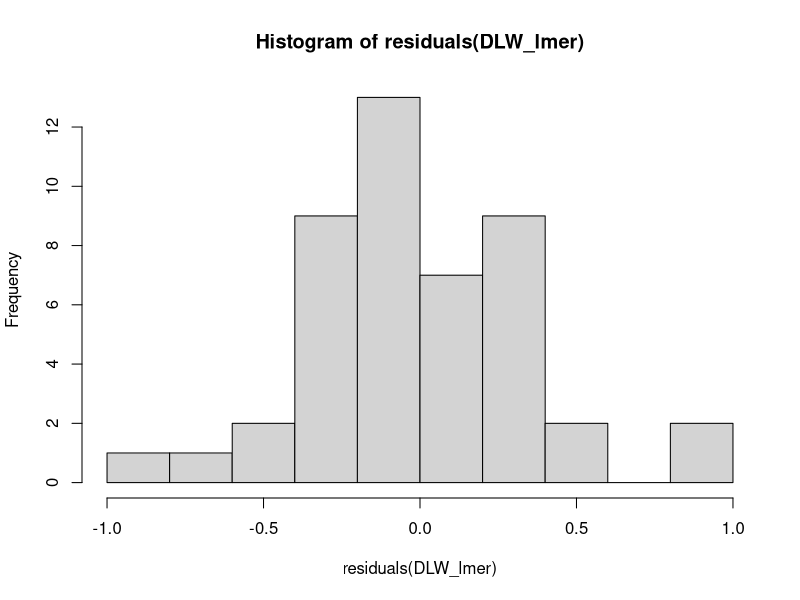
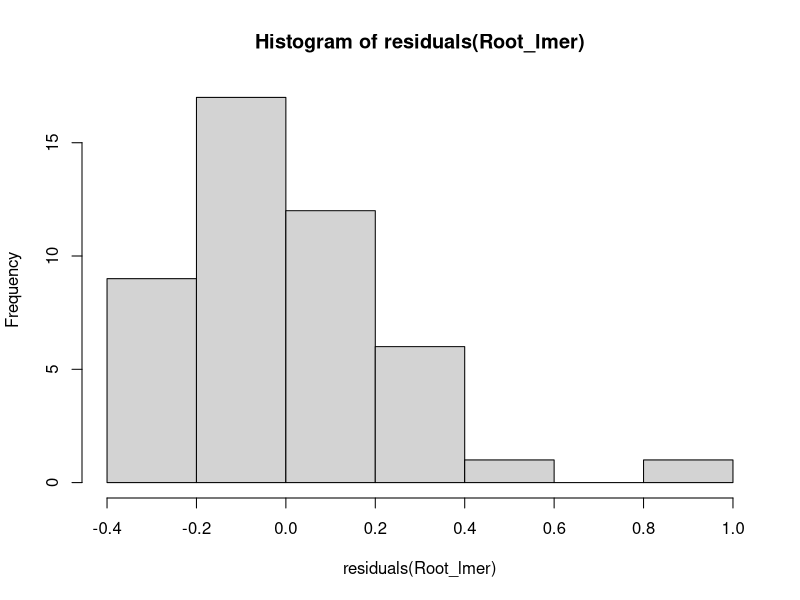
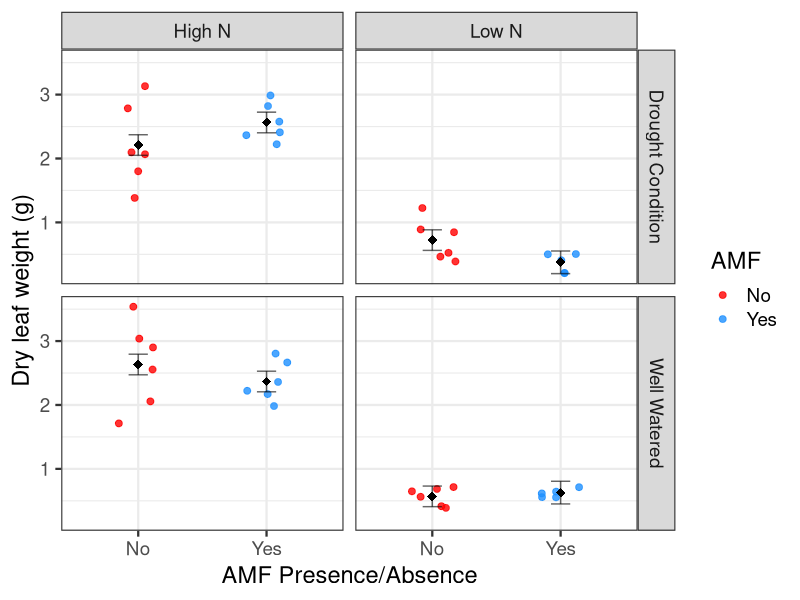

Recreate these plots in R, in order. (Note: this script raises an error after producing the figures.)

setwd("~/Documents/Experiment_I/Carbon_nitrogen_analysis")

# Loading all the packages
library(dplyr)
library(readxl)
library(tidyr)
library(car)
library(emmeans)
library(lme4)
library(ggplot2)
library(ggpubr)
library(ggsignif)


# Reading excel sheet data

Leaf_costech <- read_excel("Leaf_carbon_nitrogen.xlsx")
Stem_costech <- read_excel("Stem_carbon_nitrogen.xlsx")
Root_costech <- read_excel("Root_carbon_nitrogen.xlsx")
metadata <- read_excel("metadata.xlsx")

# Merging leaf, stem, root and metadata sheets

merge_costech <- Leaf_costech %>%
  left_join(Stem_costech, by = "Sample") %>%
  left_join(Root_costech, by = "Sample") %>%
  left_join( metadata, by = "Sample")

# Making two columns of whole plant nitrogen biomass and carbon cost to
# acquire and use nutrients

merge_costech <- merge_costech %>%
  mutate(Whole_plant_nitrogen_biomass = `Total Leaf nitrogen biomass`+ `Total Root nitrogen biomass`+ `Total stem nitrogen biomass`,
         Carbon_cost_to_acquire_nutrients = Total_root_carbon_biomass/ Whole_plant_nitrogen_biomass)

# merge_costech <- merge_costech %>% filter(Total_root_carbon_biomass < 150)

# Dry leaf weight
DLW_lmer <- lmer(`Dry Leaf weight (g)` ~ Water_treatment * Nutrient_treatment * AMF + (1|Block_ID), data = merge_costech)

Anova(DLW_lmer)
summary(DLW_lmer)
hist(residuals(DLW_lmer))
shapiro.test(residuals(DLW_lmer))

em_DLW <- as.data.frame(emmeans(DLW_lmer, ~AMF * Nutrient_treatment * Water_treatment)) 


Treatment_DLW <- ggplot(merge_costech, aes(y = `Dry Leaf weight (g)`, x = AMF , color = AMF)) + geom_jitter(width = 0.2, size = 2, alpha = 0.8)  +
  geom_point(data = em_DLW, aes(y = emmean, x = AMF), 
             shape = 18, size = 3, color = "black", inherit.aes = FALSE) +
  geom_errorbar(data = em_DLW, aes(x = AMF, y = emmean,ymin = emmean - SE, ymax = emmean + SE),  width = 0.15, color = "black", alpha = 0.6, inherit.aes = FALSE) +  
  scale_color_manual(values = c("red", "dodgerblue")) +  
  labs(x = "AMF Presence/Absence", 
       y = "Dry leaf weight (g)") +
  facet_grid(Water_treatment ~ Nutrient_treatment,  
             labeller = labeller(Water_treatment = c("Well watered" = "Well Watered", "Drought" = "Drought Condition"),Nutrient_treatment = c("Low nitrogen" = "Low N",  "High nitrogen" = "High N"))) +  theme_bw(base_size = 17)  

ggsave("Treatment_Root.jpg", width = 10, height = 7, units = "in", dpi = 600)

# Root carbon biomass

Root_lmer <- lmer(Total_root_carbon_biomass ~ Water_treatment * Nutrient_treatment * AMF + (1|Block_ID), data = merge_costech)

Anova(Root_lmer)
summary(Root_lmer)
hist(residuals(Root_lmer))
shapiro.test(residuals(Root_lmer)) 

plot(CC_lmer)

emmeans(Root_lmer, pairwise ~ Water_treatment * Nutrient_treatment, adjust = "tukey")

emmeans(Root_lmer, pairwise ~ AMF * Nutrient_treatment, adjust = "tukey")

emmeans(Root_lmer, pairwise ~ Nutrient_treatment, adjust = "tukey")
emmeans(Root_lmer, pairwise ~ AMF, adjust = "tukey")


ggplot(merge_costech, aes(y = Total_root_carbon_biomass , x = Nutrient_treatment , color = AMF))+ geom_boxplot()

#ggplot 

em_Root <- as.data.frame(emmeans(Root_lmer, ~AMF * Nutrient_treatment * Water_treatment)) 


Treatment_Root <- ggplot(merge_costech, aes(y = Total_root_carbon_biomass, x = AMF , color = AMF)) + geom_jitter(width = 0.2, size = 2, alpha = 0.8)  +
  geom_point(data = em_Root, aes(y = emmean, x = AMF), 
             shape = 18, size = 3, color = "black", inherit.aes = FALSE) +
  geom_errorbar(data = em_Root, aes(x = AMF, y = emmean,ymin = emmean - SE, ymax = emmean + SE),  width = 0.15, color = "black", alpha = 0.6, inherit.aes = FALSE) +  
  scale_color_manual(values = c("red", "dodgerblue")) +  
  labs(x = "AMF Presence/Absence", 
       y = "Total root carbon biomass (gC)") +
  facet_grid(Water_treatment ~ Nutrient_treatment,  
             labeller = labeller(Water_treatment = c("Well watered" = "Well Watered", "Drought" = "Drought Condition"),Nutrient_treatment = c("Low nitrogen" = "Low N",  "High nitrogen" = "High N"))) +  theme_bw(base_size = 17)  

ggsave("Treatment_Root.jpg", width = 10, height = 7, units = "in", dpi = 600)

# Whole plant nitrogen biomass

WPN_lmer <- lmer(Whole_plant_nitrogen_biomass ~ Water_treatment * Nutrient_treatment * AMF + (1|Block_ID), data = merge_costech)

Anova(WPN_lmer)
summary(WPN_lmer)
hist(residuals(WPN_lmer))
shapiro.test(residuals(WPN_lmer)) 

plot(WPN_lmer)

emmeans(WPN_lmer, pairwise ~ Water_treatment * Nutrient_treatment, adjust = "tukey")

emmeans(WPN_lmer, pairwise ~ AMF * Nutrient_treatment, adjust = "tukey")

emmeans(WPN_lmer, pairwise ~ Water_treatment * AMF, adjust = "tukey")

emmeans(WPN_lmer, pairwise ~ Water_treatment * Nutrient_treatment * AMF, adjust = "tukey")

emmeans(WPN_lmer, pairwise ~ Nutrient_treatment, adjust = "tukey")
emmeans(WPN_lmer, pairwise ~ AMF, adjust = "tukey")



ggplot(merge_costech, aes(y = Whole_plant_nitrogen_biomass , x = Nutrient_treatment , color = AMF))+ geom_boxplot()


#ggplot 

em_WPN <- as.data.frame(emmeans(WPN_lmer, ~AMF * Nutrient_treatment * Water_treatment)) 


Treatment_WPN <- ggplot(merge_costech, aes(y = Whole_plant_nitrogen_biomass, x = AMF , color = AMF)) + geom_jitter(width = 0.2, size = 2, alpha = 0.8)  +
  geom_point(data = em_WPN, aes(y = emmean, x = AMF), 
             shape = 18, size = 3, color = "black", inherit.aes = FALSE) +
  geom_errorbar(data = em_WPN, aes(x = AMF, y = emmean,ymin = emmean - SE, ymax = emmean + SE),  width = 0.15, color = "black", alpha = 0.6, inherit.aes = FALSE) +  
  scale_color_manual(values = c("red", "dodgerblue")) +  
  labs(x = "AMF Presence/Absence", 
       y = "Whole plant nitrogen biomass (gN)") +
  facet_grid(Water_treatment ~ Nutrient_treatment,  
             labeller = labeller(Water_treatment = c("Well watered" = "Well Watered", "Drought" = "Drought Condition"),Nutrient_treatment = c("Low nitrogen" = "Low N",  "High nitrogen" = "High N"))) +  theme_bw(base_size = 17)  

ggsave("Treatment_WPN.jpg", width = 10, height = 7, units = "in", dpi = 600)


# Model for carbon cost to acquire and use nutrients

CC_lmer <- lmer(log(Carbon_cost_to_acquire_nutrients) ~ Water_treatment * Nutrient_treatment * AMF + (1|Block_ID), data = merge_costech)

Anova(CC_lmer)
summary(CC_lmer)
hist(residuals(CC_lmer))
shapiro.test(residuals(CC_lmer)) 

plot(CC_lmer)

emmeans(CC_lmer, pairwise ~ Water_treatment * Nutrient_treatment, adjust = "tukey")

emmeans(CC_lmer, pairwise ~ AMF * Nutrient_treatment, adjust = "tukey")
emmeans(CC_lmer, pairwise ~ AMF, adjust = "tukey")

emmeans(CC_lmer, pairwise ~ Water_treatment * AMF, adjust = "tukey")

emmeans(CC_lmer, pairwise ~ Nutrient_treatment, adjust = "tukey")


pairs(emmeans(CC_lmer, ~Nutrient_treatment))

# ggplot for Carbon cost to acquire and use nutrients

CC_nutrient <- as.data.frame(emmeans(CC_lmer, ~Nutrient_treatment))

Nuplot_CC <- ggplot(merge_costech, aes(y = Carbon_cost_to_acquire_nutrients, x = Nutrient_treatment, fill = Nutrient_treatment)) + 
  geom_boxplot(alpha = 0.5)  +
  geom_point(data = CC_nutrient, aes(y = emmean, x = Nutrient_treatment), 
             shape = 18, size = 4, color = "black", inherit.aes = FALSE) +
  geom_errorbar(data = CC_nutrient, aes(x = Nutrient_treatment, ymin = emmean - SE, ymax = emmean + SE),  width = 0.15, color = "black", alpha = 0.6, inherit.aes = FALSE) +
  theme_bw() +
  theme(legend.position = "none") +
  labs (x = "Nutrient treatment",
        y = "Carbon cost to acquire and use nutrients (gC/gN)")

ggsave("Nuplot_CC.jpg", width = 10, height = 7, units = "in", dpi = 600)


# emmeans for carbon cost
em_CC <- as.data.frame(emmeans(CC_lmer, ~AMF * Nutrient_treatment * Water_treatment, type = "response")) 

# ggplot for carbon cost nutrient (with signif)

Treatment_CC <- ggplot(merge_costech, aes(y = Carbon_cost_to_acquire_nutrients, x = AMF , color = AMF)) + geom_jitter(width = 0.2, size = 2, alpha = 0.8)  +
  geom_point(data = em_CC, aes(y = response, x = AMF), 
             shape = 18, size = 3, color = "black", inherit.aes = FALSE) +
  geom_errorbar(data = em_CC, aes(x = AMF, y = response,ymin = response - SE, ymax = response + SE),  width = 0.15, color = "black", alpha = 0.6, inherit.aes = FALSE) +  
  scale_color_manual(values = c("red", "dodgerblue")) +  
  labs(x = "AMF Presence/Absence", 
       y = "Carbon cost to acquire and use nutrients (gC/gN)") +
  facet_grid(Water_treatment ~ Nutrient_treatment,  
             labeller = labeller(Water_treatment = c("Well watered" = "Well Watered", "Drought" = "Drought Condition"),Nutrient_treatment = c("Low nitrogen" = "Low N",  "High nitrogen" = "High N"))) +  theme_bw(base_size = 17)  + 
  geom_signif(comparisons = list(c("No", "Yes")), map_signif_level = TRUE, y_position = c(27, 29), bracket.size = 0.5, vjust = -0.05, size = 0.5) + ylim(5, 30)


ggsave("Treatment_CC.jpg", width = 10, height = 7, units = "in", dpi = 600)


# ggplot for carbon cost nutrient (without signif)

Treatment_CC_wsig <- ggplot(merge_costech, aes(y = Carbon_cost_to_acquire_nutrients, x = AMF , color = AMF)) + geom_jitter(width = 0.2, size = 2, alpha = 0.8)  +
  geom_point(data = em_CC, aes(y = response, x = AMF), 
             shape = 18, size = 3, color = "black", inherit.aes = FALSE) +
  geom_errorbar(data = em_CC, aes(x = AMF, y = response,ymin = response - SE, ymax = response + SE),  width = 0.15, color = "black", alpha = 0.6, inherit.aes = FALSE) +  
  scale_color_manual(values = c("red", "dodgerblue")) +  
  labs(x = "AMF Presence/Absence", 
       y = "Carbon cost to acquire and use nutrients (gC/gN)") +
  facet_grid(Water_treatment ~ Nutrient_treatment,  
             labeller = labeller(Water_treatment = c("Well watered" = "Well Watered", "Drought" = "Drought Condition"),Nutrient_treatment = c("Low nitrogen" = "Low Nitrogen",  "High nitrogen" = "High Nitrogen"))) +  theme_bw(base_size = 17) + guides(color = "none") + 
  theme(axis.title = element_text(size = 20)) +theme(
    strip.text.x = element_text(size = 22),   
    strip.text.y = element_text(size = 22)    
  )   

ggsave("Treatment_CC_wsig.jpg", width = 10, height = 7, units = "in", dpi = 600)

# Transpiration

setwd("~/Documents/Experiment_I/Transpiration rate")

Transpiration <- read_excel("cumulative_transpiration.xlsx")
#Transpiration <- Transpiration %>% filter(Cumulative_transpiration_rate < 3500)

setwd("~/Documents/Experiment_I/Carbon_nitrogen_analysis")

Tran_lmer <- lmer(sqrt(Cumulative_transpiration_rate) ~ Water_treatment * Nutrient_treatment * AMF + (1|Block_ID), data = Transpiration) 

Anova(Tran_lmer)
summary(Tran_lmer)
hist(residuals(Tran_lmer))
shapiro.test(residuals(Tran_lmer)) 

plot(Tran_lmer)

emmeans(Tran_lmer, pairwise ~ Water_treatment * Nutrient_treatment, adjust = "tukey")

emmeans(Tran_lmer, pairwise ~ AMF * Nutrient_treatment, adjust = "tukey")

emmeans(Tran_lmer, pairwise ~ Water_treatment * AMF, adjust = "tukey")

emmeans(Tran_lmer, pairwise ~ Nutrient_treatment, adjust = "tukey")
emmeans(Tran_lmer, pairwise ~ Water_treatment, adjust = "tukey")
emmeans(Tran_lmer, pairwise ~ AMF, adjust = "tukey")

ggplot(Transpiration, aes(y = Cumulative_transpiration_rate, x = AMF , color = AMF))+ geom_point()

Nutrient_tran <- as.data.frame(emmeans(Tran_lmer, ~Nutrient_treatment))
AMF_tran <-as.data.frame(emmeans(Tran_lmer, ~AMF))

# emmeans for transpiration
em_tran <- as.data.frame(emmeans(Tran_lmer, ~AMF * Nutrient_treatment * Water_treatment), type = "response")

# ggplot for Transpiration

Treatment_tran <- ggplot(Transpiration, aes(y = Cumulative_transpiration_rate, x = AMF , color = AMF)) + geom_jitter(width = 0.2, size = 2, alpha = 0.8)  +
  geom_point(data = em_tran, aes(y = response, x = AMF), 
             shape = 18, size = 3, color = "black", inherit.aes = FALSE) +
  geom_errorbar(data = em_tran, aes(x = AMF, y = response, ymin = response - SE, ymax = response + SE),  width = 0.15, color = "black", alpha = 0.6, inherit.aes = FALSE) +  
  scale_color_manual(values = c("red", "dodgerblue")) +
  labs(x = "AMF Presence/Absence", 
       y = "Cumulative transpiration rate (gwater)") +
  facet_grid(Water_treatment ~ Nutrient_treatment,  
             labeller = labeller(Water_treatment = c("Well watered" = "Well Watered", "Drought" = "Drought Condition"),Nutrient_treatment = c("Low nitrogen" = "Low N",  "High nitrogen" = "High N"))) + theme_bw(base_size = 17) + 
  geom_signif(comparisons = list(c("No", "Yes")), map_signif_level = TRUE, y_position = c(3900, 4000), bracket.size = 0.5, vjust = -0.05, size = 0.5) + ylim(NA, 4500)
  

ggsave("Treatment_tran.jpg", width = 10, height = 7, units = "in", dpi = 600)

AMFplot_tran <- ggplot(Transpiration, aes(y = Cumulative_transpiration_rate, x = AMF, fill = AMF)) + 
  geom_boxplot(alpha = 0.5)  +
  geom_point(data = AMF_tran, aes(y = emmean, x = AMF), 
             shape = 18, size = 4, color = "black", inherit.aes = FALSE) +
  geom_errorbar(data = AMF_tran, aes(x = AMF, ymin = emmean - SE, ymax = emmean + SE),  width = 0.15, color = "black", alpha = 0.6, inherit.aes = FALSE) +
  theme_bw(base_size = 17) +
  theme(legend.position = "none") +
  labs (x = "AMF",
        y = "Cumulative transpiration rate (gwater)")

ggsave("AMFplot_tran.jpg", width = 10, height = 7, units = "in", dpi = 600)

merge_transpiration <-merge(Transpiration, Root_costech, by = "Sample")

merge_transpiration <- merge_transpiration %>%
  mutate(Carbon_cost_to_acquire_water = Total_root_carbon_biomass/ Cumulative_transpiration_rate)

# Carbon cost to acquire and use water

CCW_lmer <- lmer(Carbon_cost_to_acquire_water ~ Water_treatment * Nutrient_treatment * AMF + (1|Block_ID), data = merge_transpiration)

Anova(CCW_lmer)
summary(CCW_lmer)
hist(residuals(CCW_lmer))
shapiro.test(residuals(CCW_lmer)) 

plot(CCW_lmer)

emmeans(CCW_lmer, pairwise ~ Water_treatment * Nutrient_treatment, adjust = "tukey")

emmeans(CCW_lmer, pairwise ~ AMF * Nutrient_treatment, adjust = "tukey")
emmeans(CCW_lmer, pairwise ~ AMF, adjust = "tukey")

emmeans(CCW_lmer, pairwise ~ Water_treatment * AMF, adjust = "tukey")

emmeans(CCW_lmer, pairwise ~ Nutrient_treatment, adjust = "tukey")
emmeans(CCW_lmer, pairwise ~ Nutrient_treatment *Water_treatment * AMF, adjust = "tukey")

emmeans(CCW_lmer, pairwise ~ AMF, adjust = "tukey")



Nutrient_CCW <- as.data.frame(emmeans(CCW_lmer, ~Nutrient_treatment))
AMF_CCW <-as.data.frame(emmeans(CCW_lmer, ~AMF))

# emmeans for carbon cost
em_CCW <- as.data.frame(emmeans(CCW_lmer, ~AMF * Nutrient_treatment * Water_treatment))

# ggplot for CCW (with signif)

Treatment_CCW <- ggplot(merge_transpiration, aes(y = Carbon_cost_to_acquire_water, x = AMF , color = AMF)) + geom_jitter(width = 0.2, size = 2, alpha = 0.8)  +
  geom_point(data = em_CCW, aes(y = emmean, x = AMF), 
             shape = 18, size = 3, color = "black", inherit.aes = FALSE) +
  geom_errorbar(data = em_CCW, aes(x = AMF, y = emmean,ymin = emmean - SE, ymax = emmean + SE),  width = 0.15, color = "black", alpha = 0.6, inherit.aes = FALSE) +  
  scale_color_manual(values = c("red", "dodgerblue")) +  
  labs(x = "AMF Presence/Absence", 
       y = "Carbon cost to acquire and use water (gC/gwater)") +
  facet_grid(Water_treatment ~ Nutrient_treatment,  
             labeller = labeller(Water_treatment = c("Well watered" = "Well Watered", "Drought" = "Drought Condition"),Nutrient_treatment = c("Low" = "Low Nitrogen",  "High" = "High Nitrogen"))) +  theme_bw(base_size = 17)  + geom_signif(comparisons = list(c("No", "Yes")), map_signif_level = TRUE, y_position = c(0.075, 0.08), bracket.size = 0.5, vjust = -0.05, size = 0.5) + ylim(NA, 0.085)

ggsave("Treatment_CCW.jpg", width = 10, height = 7, units = "in", dpi = 600)

# ggplot for CCW (without signif)
Treatment_CCW_wsig <- ggplot(merge_transpiration, aes(y = Carbon_cost_to_acquire_water, x = AMF , color = AMF)) + geom_jitter(width = 0.2, size = 2, alpha = 0.8)  +
  geom_point(data = em_CCW, aes(y = emmean, x = AMF), 
             shape = 18, size = 3, color = "black", inherit.aes = FALSE) +
  geom_errorbar(data = em_CCW, aes(x = AMF, y = emmean,ymin = emmean - SE, ymax = emmean + SE),  width = 0.15, color = "black", alpha = 0.6, inherit.aes = FALSE) +  
  scale_color_manual(values = c("red", "dodgerblue")) +  
  labs(x = "AMF Presence/Absence", 
       y = "Carbon cost to acquire and use water (gC/gwater)") +
  facet_grid(Water_treatment ~ Nutrient_treatment,  
             labeller = labeller(Water_treatment = c("Well watered" = "Well Watered", "Drought" = "Drought Condition"),Nutrient_treatment = c("Low" = "Low Nitrogen", "High" = "High Nitrogen"))) +  theme_bw(base_size = 17) + guides(color = "none") + theme(axis.title = element_text(size = 22)) + theme(
               strip.text.x = element_text(size = 22),   
               strip.text.y = element_text(size = 22)    
             )

ggsave("Treatment_CCW_wsig.jpg", width = 10, height = 7, units = "in", dpi = 600)

Nuplot_CCW <- ggplot(merge_transpiration, aes(y = Carbon_cost_to_acquire_water, x = Nutrient_treatment, fill = Nutrient_treatment)) + 
  geom_boxplot(alpha = 0.5)  +
  geom_point(data = Nutrient_CCW, aes(y = emmean, x = Nutrient_treatment), 
             shape = 18, size = 4, color = "black", inherit.aes = FALSE) +
  geom_errorbar(data = Nutrient_CCW, aes(x = Nutrient_treatment, ymin = emmean - SE, ymax = emmean + SE),  width = 0.15, color = "black", alpha = 0.6, inherit.aes = FALSE) +
  theme_bw() +
  theme(legend.position = "none") +
  labs (x = "Nutrient treatment",
        y = "Carbon cost to acquire and use water (gC/gwater)")


ggsave("Nuplot_CCW.jpg", width = 10, height = 7, units = "in", dpi = 600)


AMFplot_CCW <- ggplot(merge_transpiration, aes(y = Carbon_cost_to_acquire_water, x = AMF, fill = AMF)) + 
  geom_boxplot(alpha = 0.5)  +
  geom_point(data = AMF_CCW, aes(y = emmean, x = AMF), 
             shape = 18, size = 4, color = "black", inherit.aes = FALSE) +
  geom_errorbar(data = AMF_CCW, aes(x = AMF, ymin = emmean - SE, ymax = emmean + SE),  width = 0.15, color = "black", alpha = 0.6, inherit.aes = FALSE) +
  theme_bw(base_size = 17) +
  theme(legend.position = "none") +
  labs (x = "AMF",
        y = "Carbon cost to acquire and use water (gC/gwater)")


ggsave("AMFplot_CCW.jpg", width = 10, height = 7, units = "in", dpi = 600)




# Beta

merge_beta <- merge(merge_costech, merge_transpiration[, c("Sample", "Carbon_cost_to_acquire_water")], by = "Sample")

merge_beta <- merge_beta %>% mutate(beta = `Carbon_cost_to_acquire_nutrients`/ `Carbon_cost_to_acquire_water`) 

#merge_beta <- merge_beta %>% filter(beta < 1500)


Beta_lmer <- lmer(sqrt(beta) ~ Water_treatment * Nutrient_treatment * AMF + (1|Block_ID), data = merge_beta)

Anova(Beta_lmer)
summary(Beta_lmer)
hist(residuals(Beta_lmer))
shapiro.test(residuals(Beta_lmer)) 

plot(CCW_lmer)

ggplot(merge_beta, aes(y = beta, x = AMF , color = AMF))+ geom_boxplot()


pairs(emmeans(Beta_lmer, ~Nutrient_treatment))
pairs(emmeans(Beta_lmer, ~Water_treatment))
pairs(emmeans(Beta_lmer, ~AMF))

pairs(emmeans(Beta_lmer, ~AMF* Nutrient_treatment))

em_beta <- as.data.frame(emmeans(Beta_lmer, ~AMF * Nutrient_treatment * Water_treatment, type = "response"))

Treatment_beta <- ggplot(merge_beta, aes(y = beta, x = AMF , color = AMF)) + geom_jitter(width = 0.2, size = 2, alpha = 0.8)  +
  geom_point(data = em_beta, aes(y = response, x = AMF), 
             shape = 18, size = 3, color = "black", inherit.aes = FALSE) +
  geom_errorbar(data = em_beta, aes(x = AMF, y = response, ymin = response - SE, ymax = response + SE),  width = 0.15, color = "black", alpha = 0.6, inherit.aes = FALSE) +  
  scale_color_manual(values = c("red", "dodgerblue")) +  
  labs(x = "AMF Presence/Absence", 
       y = "Carbon cost to acquire and use nutrients relative to water") +
  facet_grid(Water_treatment ~ Nutrient_treatment,  
             labeller = labeller(Water_treatment = c("Well watered" = "Well Watered", "Drought" = "Drought Condition"),Nutrient_treatment = c("Low nitrogen" = "Low N",  "High nitrogen" = "High N"))) +  theme_bw(base_size = 14)


ggsave("Treatment_beta.jpg", width = 10, height = 7, units = "in", dpi = 600)



# Total biomass

Total_biomass <- read_excel("dried_measurements.xlsx")

metadata <- read_excel("metadata.xlsx")

# merging metadata with dried measurement sheet
merge_biomass <-merge(Total_biomass, metadata, by = "Sample")

merge_biomass <- merge_biomass %>% mutate(`Total stem weight (g)` = `Dried Stem (g)` + `Total weight of the leaves (g)`, `Root shoot ratio` = `Total root weight (g)`/`Total stem weight (g)`) 


TB_lmer <- lmer(Total_biomass ~ Water_treatment * Nutrient_treatment * AMF + (1|Block_ID), data = merge_biomass)

Anova(TB_lmer)
summary(TB_lmer)
hist(residuals(TB_lmer))
shapiro.test(residuals(TB_lmer)) 

plot(CC_lmer)

ggplot(merge_biomass, aes(y = Total_biomass , x = Nutrient_treatment , color = AMF))+ geom_boxplot()


emmeans(TB_lmer, pairwise ~ Water_treatment * Nutrient_treatment, adjust = "tukey") 
emmeans(TB_lmer, pairwise ~ Nutrient_treatment, adjust = "tukey")


# emmeans for biomass

em_biomass <- as.data.frame(emmeans(TB_lmer, ~AMF * Nutrient_treatment * Water_treatment))


# ggplot with facet grid

Treatment_TB <- ggplot(merge_biomass, aes(y = Total_biomass, x = AMF , color = AMF)) + 
  geom_jitter(width = 0.2, size = 2, alpha = 0.8)  +
  geom_point(data = em_biomass, aes(y = emmean, x = AMF), 
             shape = 18, size = 3, color = "black", inherit.aes = FALSE) +
  geom_errorbar(data = em_biomass, aes(x = AMF, y = emmean ,ymin = emmean - SE, ymax = emmean + SE),  width = 0.15, color = "black", alpha = 0.6, inherit.aes = FALSE) +  
  scale_color_manual(values = c("red", "dodgerblue")) +  
  labs(x = "AMF Presence/Absence", 
       y =  "Total Biomass (g)") +
  facet_grid(Water_treatment ~ Nutrient_treatment,  
             labeller = labeller(Water_treatment = c("Well watered" = "Well Watered", "Drought" = "Drought Condition"),Nutrient_treatment = c("Low nitrogen" = "Low Nitrogen", "High nitrogen" = "High Nitrogen"))) +  theme_bw(base_size = 17) + guides(color = "none") +
  theme(axis.title = element_text(size = 22)) +theme(
    strip.text.x = element_text(size = 22),   
    strip.text.y = element_text(size = 22)    
  )   


ggsave("Treatment_TB.jpg", width = 10, height = 7, units = "in", dpi = 600)

Nuem_TB <- as.data.frame(emmeans(TB_lmer, ~Nutrient_treatment))

Nuplot_TB <- ggplot(merge_biomass, aes(y = Total_biomass, x = Nutrient_treatment, fill = Nutrient_treatment)) + 
  geom_boxplot(alpha = 0.5)  +
  geom_point(data = Nuem_TB, aes(y = emmean, x = Nutrient_treatment), 
             shape = 18, size = 4, color = "black", inherit.aes = FALSE) +
  geom_errorbar(data = Nuem_TB, aes(x = Nutrient_treatment, ymin = emmean - SE, ymax = emmean + SE),  width = 0.15, color = "black", alpha = 0.6, inherit.aes = FALSE) +
  theme_bw(base_size = 17) +
  theme(legend.position = "none") +
  labs (x = "Nutrient Treatment",
        y = "Total biomass")


ggsave("Nuplot_TB.jpg", width = 10, height = 7, units = "in", dpi = 600)


# Total leaf area

TLA_lmer <- lmer(Total_leaf_area ~ Water_treatment * Nutrient_treatment * AMF + (1|Block_ID), data = merge_biomass)

Anova(TLA_lmer)
summary(TLA_lmer)
hist(residuals(TLA_lmer))
shapiro.test(residuals(TLA_lmer)) 

plot(CC_lmer)

emmeans(TLA_lmer, pairwise ~ Water_treatment, adjust = "tukey")
emmeans(TLA_lmer, pairwise ~ Nutrient_treatment, adjust = "tukey")
emmeans(TLA_lmer, pairwise ~ AMF, adjust = "tukey")

emmeans(TLA_lmer, pairwise ~ AMF * Nutrient_treatment, adjust = "tukey")


emmeans(TLA_lmer, pairwise ~ Water_treatment * Nutrient_treatment * AMF, adjust = "tukey")

emmeans(TLA_lmer, pairwise ~ AMF * Nutrient_treatment, adjust = "tukey") 
# posthoc analysis shows there is no difference in TLA in low nitrogen regardless of AMF presence


ggplot(merge_costech, aes(y = Total_root_carbon_biomass , x = Nutrient_treatment , color = AMF))+ geom_boxplot()

# emmeans for TLA

em_TLA <- as.data.frame(emmeans(TLA_lmer, ~AMF * Nutrient_treatment * Water_treatment))


# ggplot with facet grid

Treatment_TLA <- ggplot(merge_biomass, aes(y = Total_leaf_area, x = AMF , color = AMF)) + 
  geom_jitter(width = 0.2, size = 2, alpha = 0.8)  +
  geom_point(data = em_TLA, aes(y = emmean, x = AMF), 
             shape = 18, size = 3, color = "black", inherit.aes = FALSE) +
  geom_errorbar(data = em_TLA, aes(x = AMF, y = emmean ,ymin = emmean - SE, ymax = emmean + SE),  width = 0.15, color = "black", alpha = 0.6, inherit.aes = FALSE) +  
  scale_color_manual(values = c("red", "dodgerblue")) +  
  labs(x = "AMF Presence/Absence", 
       y =  expression("Total leaf area (cm"^2*")")) +
  facet_grid(Water_treatment ~ Nutrient_treatment,  
             labeller = labeller(Water_treatment = c("Well watered" = "Well Watered", "Drought" = "Drought Condition"),Nutrient_treatment = c("Low nitrogen" = "Low N", "High nitrogen" = "High N"))) +  theme_bw(base_size = 17)


ggsave("Treatment_TLA.jpg", width = 10, height = 7, units = "in", dpi = 600)


NuAMF_TLA <- as.data.frame(emmeans(TLA_lmer, ~AMF * Nutrient_treatment))
  

NuAMFplot_TLA <- ggplot(merge_biomass,
  aes(x = AMF,
    y = Total_leaf_area,
    color = Nutrient_treatment,
    group = Nutrient_treatment
  )
) +geom_jitter(
    size = 2, alpha = 0.8,
    position = position_dodge(width = 0.8)
  ) + geom_point(
    data = NuAMF_TLA,
    aes(
      x = AMF,
      y = emmean,
      group = Nutrient_treatment
    ),
    shape = 18, size = 3, color = "black",
    position = position_dodge(width = 0.8),
    inherit.aes = FALSE
  ) + geom_errorbar(
    data = NuAMF_TLA,
    aes(
      x = AMF,
      ymin = emmean - SE,
      ymax = emmean + SE,
      group = Nutrient_treatment
    ),
    width = 0.15, color = "black", alpha = 0.6,
    position = position_dodge(width = 0.8),
    inherit.aes = FALSE
  ) + scale_color_manual(values = c("red", "dodgerblue")) +
  labs(
    x = "AMF Presence / Absence",
    y = "Total leaf area (cm²)",   # cm² looks cleaner than cm2
    color = "Nutrient treatment"
  ) +  theme_bw(base_size = 16) +
  theme(
    legend.position = "top",
    legend.title = element_text(face = "bold"),
    axis.title = element_text(face = "bold"),
    panel.grid.minor = element_blank()
  )

ggsave("NuAMFplot_TLA.jpg", width = 10, height = 7, units = "in", dpi = 600)


NuWW_TLA <- as.data.frame(emmeans(TLA_lmer, ~Water_treatment * Nutrient_treatment))


ggplot(merge_biomass,
       aes(x = Water_treatment,
           y = Total_leaf_area,
           color = Nutrient_treatment,
           group = Nutrient_treatment
       )
) +geom_jitter(
  size = 2, alpha = 0.8,
  position = position_dodge(width = 0.8)
) + geom_point(
  data = NuWW_TLA,
  aes(x = Water_treatment,
    y = emmean,
    group = Nutrient_treatment
  ),
  shape = 18, size = 3, color = "black",
  position = position_dodge(width = 0.8),
  inherit.aes = FALSE
) + geom_errorbar(
  data = NuWW_TLA,
  aes(
    x = Water_treatment,
    ymin = emmean - SE,
    ymax = emmean + SE,
    group = Nutrient_treatment
  ),
  width = 0.15, color = "black", alpha = 0.6,
  position = position_dodge(width = 0.8),
  inherit.aes = FALSE
) + scale_color_manual(values = c("red", "dodgerblue")) +
  labs(
    x = "Water treatment",
    y = "Total leaf area (cm²)",   # cm² looks cleaner than cm2
    color = "Nutrient treatment"
  ) +  theme_bw(base_size = 16) +
  theme(
    legend.position = "top",
    legend.title = element_text(face = "bold"),
    axis.title = element_text(face = "bold"),
    panel.grid.minor = element_blank()
  )


# Root shoot ratio

RS_lmer <- lmer(`Root shoot ratio` ~ Water_treatment * Nutrient_treatment * AMF + (1|Block_ID), data = merge_biomass)

Anova(RS_lmer)
summary(RS_lmer)
hist(residuals(RS_lmer))
shapiro.test(residuals(RS_lmer)) 

plot(CC_lmer)

# Tukey's test post hoc analysis

emmeans(RS_lmer, pairwise ~ Nutrient_treatment, adjust = "tukey")
emmeans(RS_lmer, pairwise ~ AMF, adjust = "tukey")

emmeans(RS_lmer, pairwise ~ Water_treatment * Nutrient_treatment, adjust = "tukey")

emmeans(RS_lmer, pairwise ~ AMF * Nutrient_treatment, adjust = "tukey") 

emmeans(RS_lmer, pairwise ~ Water_treatment * AMF, adjust = "tukey")


# emmeans for TLA

em_RS <- as.data.frame(emmeans(RS_lmer, ~AMF * Nutrient_treatment * Water_treatment))


# ggplot with facet grid

Treatment_RS <- ggplot(merge_biomass, aes(y = `Root shoot ratio`, x = AMF , color = AMF)) + 
  geom_jitter(width = 0.2, size = 2, alpha = 0.8)  +
  geom_point(data = em_RS, aes(y = emmean, x = AMF), 
             shape = 18, size = 3, color = "black", inherit.aes = FALSE) +
  geom_errorbar(data = em_RS, aes(x = AMF, y = emmean ,ymin = emmean - SE, ymax = emmean + SE),  width = 0.15, color = "black", alpha = 0.6, inherit.aes = FALSE) +  
  scale_color_manual(values = c("red", "dodgerblue")) +  
  labs(x = "AMF Presence/Absence", 
       y =  "Root-Shoot ratio") +
  facet_grid(Water_treatment ~ Nutrient_treatment,  
             labeller = labeller(Water_treatment = c("Well watered" = "Well Watered", "Drought" = "Drought Condition"),Nutrient_treatment = c("Low nitrogen" = "Low N", "High nitrogen" = "High N"))) +  theme_bw(base_size = 17)


ggsave("Treatment_RS.jpg", width = 10, height = 7, units = "in", dpi = 600)

# Narea, LMA, Nmass



Nmass <- read_excel("Nmass.xlsx")

metadata <- read_excel("metadata.xlsx")

merge_Nmass <- merge(Nmass, metadata, by = "Sample")

# LMA

LMA_lmer <- lmer(log(LMA) ~ Water_treatment * Nutrient_treatment * AMF + (1|Block_ID), data = merge_Nmass)

Anova(LMA_lmer)
summary(LMA_lmer)
hist(residuals(LMA_lmer))
shapiro.test(residuals(LMA_lmer)) 

plot(LMA_lmer)

# Tukey's test post hoc analysis

emmeans(LMA_lmer, pairwise ~ Nutrient_treatment, adjust = "tukey")
emmeans(LMA_lmer, pairwise ~ AMF, adjust = "tukey")

emmeans(LMA_lmer, pairwise ~ AMF * Nutrient_treatment, adjust = "tukey") 

emmeans(LMA_lmer, pairwise ~ Water_treatment * AMF , adjust = "tukey")

emmeans(LMA_lmer, pairwise ~ Water_treatment * AMF * Nutrient_treatment, adjust = "tukey")


# emmeans for LMA

em_LMA <- as.data.frame(emmeans(LMA_lmer, ~AMF * Nutrient_treatment * Water_treatment, type = "response"))


# ggplot with facet grid

Treatment_LMA <- ggplot(merge_Nmass, aes(y = LMA, x = AMF , color = AMF)) + 
  geom_jitter(width = 0.2, size = 2, alpha = 0.8)  +
  geom_point(data = em_LMA, aes(y = response, x = AMF), 
             shape = 18, size = 3, color = "black", inherit.aes = FALSE) +
  geom_errorbar(data = em_LMA, aes(x = AMF, y = response ,ymin = response - SE, ymax = response + SE),  width = 0.15, color = "black", alpha = 0.6, inherit.aes = FALSE) +  
  scale_color_manual(values = c("red", "dodgerblue")) +  
  labs(x = "AMF Presence/Absence", 
       y =  expression("Leaf mass per area (g/cm"^2*")")) +
  facet_grid(Water_treatment ~ Nutrient_treatment,  
             labeller = labeller(Water_treatment = c("Well watered" = "Well Watered", "Drought" = "Drought Condition"),Nutrient_treatment = c("Low nitrogen" = "Low N", "High nitrogen" = "High N"))) +  theme_bw(base_size = 17)


ggsave("Treatment_LMA.jpg", width = 10, height = 7, units = "in", dpi = 600)

#Nmass

Nmass_lmer <- lmer(Nmass ~ Water_treatment * Nutrient_treatment * AMF + (1|Block_ID), data = merge_Nmass)

Anova(Nmass_lmer)
summary(Nmass_lmer)
hist(residuals(Nmass_lmer))
shapiro.test(residuals(Nmass_lmer)) 

plot(Nmass_lmer)

# Tukey's test post hoc analysis

emmeans(Nmass_lmer, pairwise ~ Nutrient_treatment, adjust = "tukey")
emmeans(Nmass_lmer, pairwise ~ AMF, adjust = "tukey")

emmeans(Nmass_lmer, pairwise ~ AMF * Nutrient_treatment, adjust = "tukey") 

emmeans(Nmass_lmer, pairwise ~ Water_treatment * Nutrient_treatment, adjust = "tukey")

emmeans(Nmass_lmer, pairwise ~ AMF * Water_treatment, adjust = "tukey") 

emmeans(Nmass_lmer, pairwise ~ AMF * Water_treatment * Nutrient_treatment, adjust = "tukey") 

# emmeans for Nmass

em_Nmass <- as.data.frame(emmeans(Nmass_lmer, ~AMF * Nutrient_treatment * Water_treatment))


# ggplot with facet grid

Treatment_Nmass <- ggplot(merge_Nmass, aes(y = Nmass, x = AMF , color = AMF)) + 
  geom_jitter(width = 0.2, size = 2, alpha = 0.8)  +
  geom_point(data = em_Nmass, aes(y = emmean, x = AMF), 
             shape = 18, size = 3, color = "black", inherit.aes = FALSE) +
  geom_errorbar(data = em_Nmass, aes(x = AMF, y = emmean ,ymin = emmean - SE, ymax = emmean + SE),  width = 0.15, color = "black", alpha = 0.6, inherit.aes = FALSE) +  
  scale_color_manual(values = c("red", "dodgerblue")) +  
  labs(x = "AMF Presence/Absence", 
       y =  expression("Leaf Nitrogen content (gN g"^-1*")")) +
  facet_grid(Water_treatment ~ Nutrient_treatment,  
             labeller = labeller(Water_treatment = c("Well watered" = "Well Watered", "Drought" = "Drought Condition"),Nutrient_treatment = c("Low nitrogen" = "Low N", "High nitrogen" = "High N"))) +  theme_bw(base_size = 17)


ggsave("Treatment_Nmass.jpg", width = 10, height = 7, units = "in", dpi = 600)

#Narea

Narea_lmer <- lmer(Narea ~ Water_treatment * Nutrient_treatment * AMF + (1|Block_ID), data = merge_Nmass)

Anova(Narea_lmer)
summary(Narea_lmer)
hist(residuals(Narea_lmer))
shapiro.test(residuals(Narea_lmer)) 

plot(Narea_lmer)

# Tukey's test post hoc analysis

emmeans(Narea_lmer, pairwise ~ Nutrient_treatment, adjust = "tukey")
emmeans(Narea_lmer, pairwise ~ AMF, adjust = "tukey")

emmeans(Narea_lmer, pairwise ~ AMF * Nutrient_treatment, adjust = "tukey") 

emmeans(Narea_lmer, pairwise ~ Water_treatment * Nutrient_treatment, adjust = "tukey")

emmeans(Narea_lmer, pairwise ~ AMF * Water_treatment, adjust = "tukey") 

emmeans(Narea_lmer, pairwise ~ AMF * Water_treatment * Nutrient_treatment, adjust = "tukey") 

# emmeans for Nmass

em_Narea <- as.data.frame(emmeans(Narea_lmer, ~AMF * Nutrient_treatment * Water_treatment))


# ggplot with facet grid

Treatment_Narea <- ggplot(merge_Nmass, aes(y = Narea, x = AMF , color = AMF)) + 
  geom_jitter(width = 0.2, size = 2, alpha = 0.8)  +
  geom_point(data = em_Narea, aes(y = emmean, x = AMF), 
             shape = 18, size = 3, color = "black", inherit.aes = FALSE) +
  geom_errorbar(data = em_Narea, aes(x = AMF, y = emmean ,ymin = emmean - SE, ymax = emmean + SE),  width = 0.15, color = "black", alpha = 0.6, inherit.aes = FALSE) +  
  scale_color_manual(values = c("red", "dodgerblue")) +  
  labs(x = "AMF Presence/Absence", 
       y =  expression("Nitrogen per unit area of leaf (gN/cm"^2*")")) +
  facet_grid(Water_treatment ~ Nutrient_treatment,  
             labeller = labeller(Water_treatment = c("Well watered" = "Well Watered", "Drought" = "Drought Condition"),Nutrient_treatment = c("Low nitrogen" = "Low N", "High nitrogen" = "High N"))) +  theme_bw(base_size = 17)


ggsave("Treatment_Narea.jpg", width = 10, height = 7, units = "in", dpi = 600)
